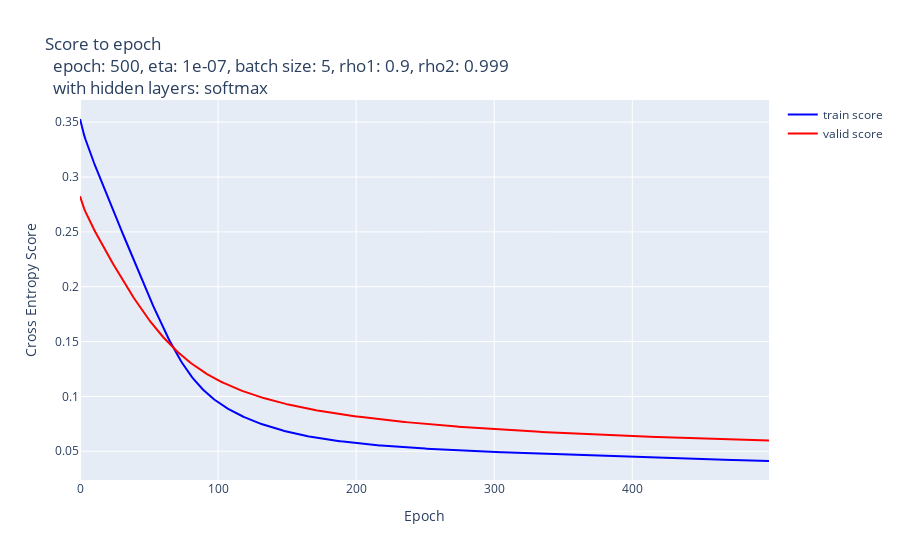

Here is the notebook cell this chart was saved with:
### Code cell
# graph of scores
hidden_layers = "softmax"
fig = util.draw_scores_with_validation(
    ls_scores_train, ls_scores_valid, hidden_layers, hyperparams
)
fig.show()

### Figure 1 — Plotly figure (JSON) as saved in the notebook; plotly's stock layout.template omitted (floating-point values rounded to 4 significant figures; data arrays with more than 128 entries replaced by an {"elided": "..."} marker saying what was removed)
{"data": [{"line": {"color": "blue", "width": 2}, "mode": "lines", "name": "train score", "type": "scatter", "x": {"elided": "500 int values"}, "y": {"elided": "500 float values"}}, {"line": {"color": "red", "width": 2}, "mode": "lines", "name": "valid score", "type": "scatter", "x": {"elided": "500 int values"}, "y": {"elided": "500 float values"}}], "layout": {"hovermode": "x unified", "title": {"text": "Score to epoch <br>  epoch: 500, eta: 1e-07, batch size: 5, rho1: 0.9, rho2: 0.999 <br>  with hidden layers: softmax"}, "xaxis": {"title": {"text": "Epoch"}}, "yaxis": {"title": {"text": "Cross Entropy Score"}}}}
